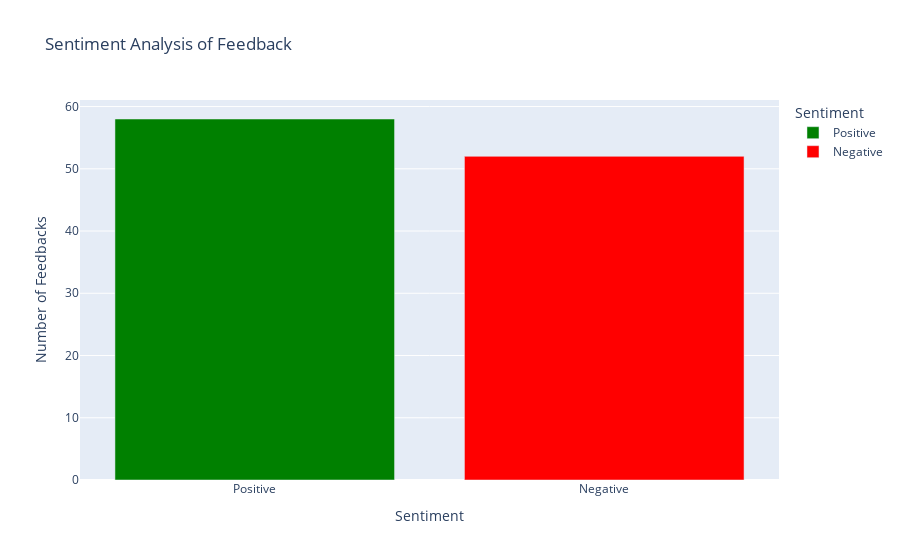
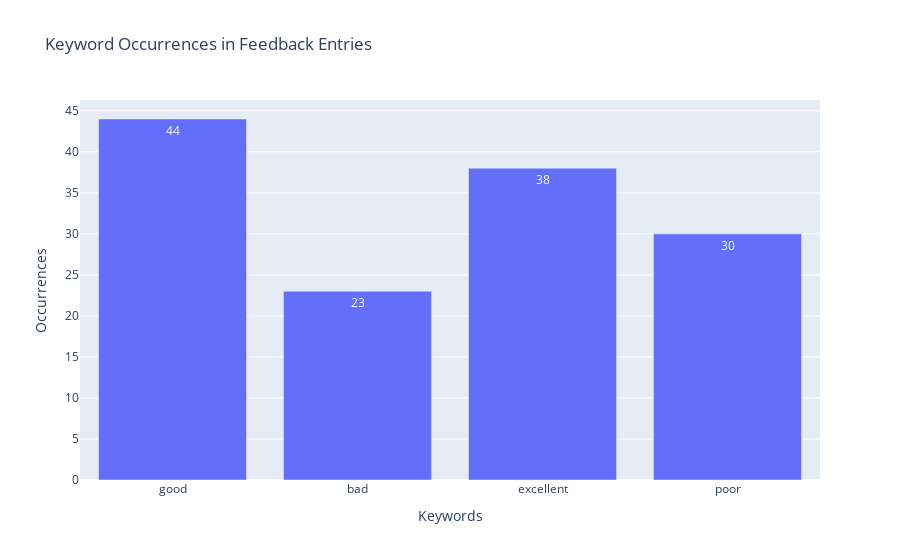

Write notebook code for charts like these, in order.
### Code cell
import pandas as pd
from collections import defaultdict
import plotly.express as px
from vaderSentiment.vaderSentiment import SentimentIntensityAnalyzer
import nltk

df = pd.read_csv(r'Customer_Feedback.csv', sep=",", quotechar='"', on_bad_lines='skip')
print("Column Names in DataFrame:")
print(df.columns)
print("First few rows of the DataFrame:")
print(df.head())

file_path = 'feedback.txt'

line_count = 0

with open(file_path, 'r') as file:
    for line in file:
        line_count += 1  

print(f'Total number of feedback entries: {line_count}')

keywords = ["good", "bad", "excellent", "poor"]

feedback_keywords = []

with open(file_path, 'r') as file:
    for line_num, line in enumerate(file, 1):
        
        feedback_lower = line.lower()
        
        found_keywords = set()
        
        for keyword in keywords:
            if keyword in feedback_lower:
                found_keywords.add(keyword)
        if found_keywords:
            feedback_keywords.append((line_num, list(found_keywords)))

for entry in feedback_keywords:
    line_num, found = entry
    print(f"Feedback Entry {line_num}: Keywords found - {', '.join(found)}")

keyword_count = defaultdict(int)
with open(file_path, 'r') as file:
    for line in file:
        feedback_lower = line.lower()

        for keyword in keywords:
            keyword_count[keyword] += feedback_lower.count(keyword)

for keyword in keywords:
    print(f"'{keyword}': {keyword_count[keyword]} occurrences")

keyword_list = list(keyword_count.keys())
count_list = list(keyword_count.values())

analyzer = SentimentIntensityAnalyzer()

def get_sentiment(text):
    sentiment_dict = analyzer.polarity_scores(text)
    compound = sentiment_dict['compound']
    
    accuracy = (compound) * 100
    
    if compound >= 0.30:
        sentiment = 'Positive'
    elif compound < 0.30:
        sentiment = 'Negative'
    else:
        sentiment = 'Neutral'
        
    return sentiment, accuracy

with open('feedback.txt', 'r') as file:
    feedback_list = file.readlines()

feedback_sentiment = []
for feedback in feedback_list:
    sentiment, accuracy = get_sentiment(feedback)
    feedback_sentiment.append({'Feedback': feedback.strip(), 'Sentiment': sentiment, 'Accuracy (%)': round(accuracy, 2)})

pd.set_option('display.max_rows', None)  
pd.set_option('display.max_columns', None) 

df = pd.DataFrame(feedback_sentiment)
print(df)


df.to_csv('feedback_sentiment_analysis.csv', index=False)

sentiment_counts = df['Sentiment'].value_counts().reset_index()
sentiment_counts.columns = ['Sentiment', 'Count']

fig = px.bar(sentiment_counts, x='Sentiment', y='Count', 
             color='Sentiment', 
             title='Sentiment Analysis of Feedback',
             labels={'Count': 'Number of Feedbacks'},
             color_discrete_map={'Positive': 'green', 'Negative': 'red', 'Neutral': 'blue'})
fig.show()

fig = px.bar(
    x=keyword_list,
    y=count_list,
    labels={'x': 'Keywords', 'y': 'Occurrences'},
    title="Keyword Occurrences in Feedback Entries",
    text_auto=True)

fig.show()

keywords = ["good", "bad", "excellent", "poor"]

keyword_count = defaultdict(int)
total_entries = 0

with open(file_path, 'r') as file:
    for line in file:
        total_entries += 1 
        
        feedback_lower = line.lower()

        for keyword in keywords:
            keyword_count[keyword] += feedback_lower.count(keyword)          
print("Summary Report:")
print(f"Total Number of Feedback Entries: {total_entries}\n")

print("Keyword Occurrences:")
for keyword in keywords:
    print(f"  '{keyword}': {keyword_count[keyword]} occurrences")
with open('summary_report.txt', 'w') as report_file:
    report_file.write("Summary Report:\n")
    report_file.write(f"Total Number of Feedback Entries: {total_entries}\n\n")
    report_file.write(f"Sentiment_Analysis: {feedback_sentiment}\n\n")
    report_file.write("Keyword Occurrences:\n")
    for keyword in keywords:
        report_file.write(f"  '{keyword}': {keyword_count[keyword]} occurrences\n")

print("\nSummary report has been saved to 'summary_report.txt'.")

### Figure 1 — Plotly figure (JSON) as saved in the notebook; plotly's stock layout.template omitted (floating-point values rounded to 4 significant figures)
{"data": [{"alignmentgroup": "True", "hovertemplate": "Sentiment=%{x}<br>Number of Feedbacks=%{y}<extra></extra>", "legendgroup": "Positive", "marker": {"color": "green", "pattern": {"shape": ""}}, "name": "Positive", "offsetgroup": "Positive", "orientation": "v", "showlegend": true, "textposition": "auto", "type": "bar", "x": ["Positive"], "xaxis": "x", "y": [58], "yaxis": "y"}, {"alignmentgroup": "True", "hovertemplate": "Sentiment=%{x}<br>Number of Feedbacks=%{y}<extra></extra>", "legendgroup": "Negative", "marker": {"color": "red", "pattern": {"shape": ""}}, "name": "Negative", "offsetgroup": "Negative", "orientation": "v", "showlegend": true, "textposition": "auto", "type": "bar", "x": ["Negative"], "xaxis": "x", "y": [52], "yaxis": "y"}], "layout": {"autosize": true, "barmode": "relative", "legend": {"title": {"text": "Sentiment"}, "tracegroupgap": 0}, "title": {"text": "Sentiment Analysis of Feedback"}, "xaxis": {"anchor": "y", "autorange": true, "categoryarray": ["Positive", "Negative"], "categoryorder": "array", "domain": [0, 1], "range": [-0.5, 1.5], "title": {"text": "Sentiment"}, "type": "category"}, "yaxis": {"anchor": "x", "autorange": true, "domain": [0, 1], "range": [0, 61.05], "title": {"text": "Number of Feedbacks"}, "type": "linear"}}}

### Figure 2 — Plotly figure (JSON) as saved in the notebook; plotly's stock layout.template omitted (floating-point values rounded to 4 significant figures)
{"data": [{"alignmentgroup": "True", "hovertemplate": "Keywords=%{x}<br>Occurrences=%{y}<extra></extra>", "legendgroup": "", "marker": {"color": "#636efa", "pattern": {"shape": ""}}, "name": "", "offsetgroup": "", "orientation": "v", "showlegend": false, "textposition": "auto", "texttemplate": "%{y}", "type": "bar", "x": ["good", "bad", "excellent", "poor"], "xaxis": "x", "y": [44, 23, 38, 30], "yaxis": "y"}], "layout": {"autosize": true, "barmode": "relative", "legend": {"tracegroupgap": 0}, "title": {"text": "Keyword Occurrences in Feedback Entries"}, "xaxis": {"anchor": "y", "autorange": true, "domain": [0, 1], "range": [-0.5, 3.5], "title": {"text": "Keywords"}, "type": "category"}, "yaxis": {"anchor": "x", "autorange": true, "domain": [0, 1], "range": [0, 46.32], "title": {"text": "Occurrences"}, "type": "linear"}}}
